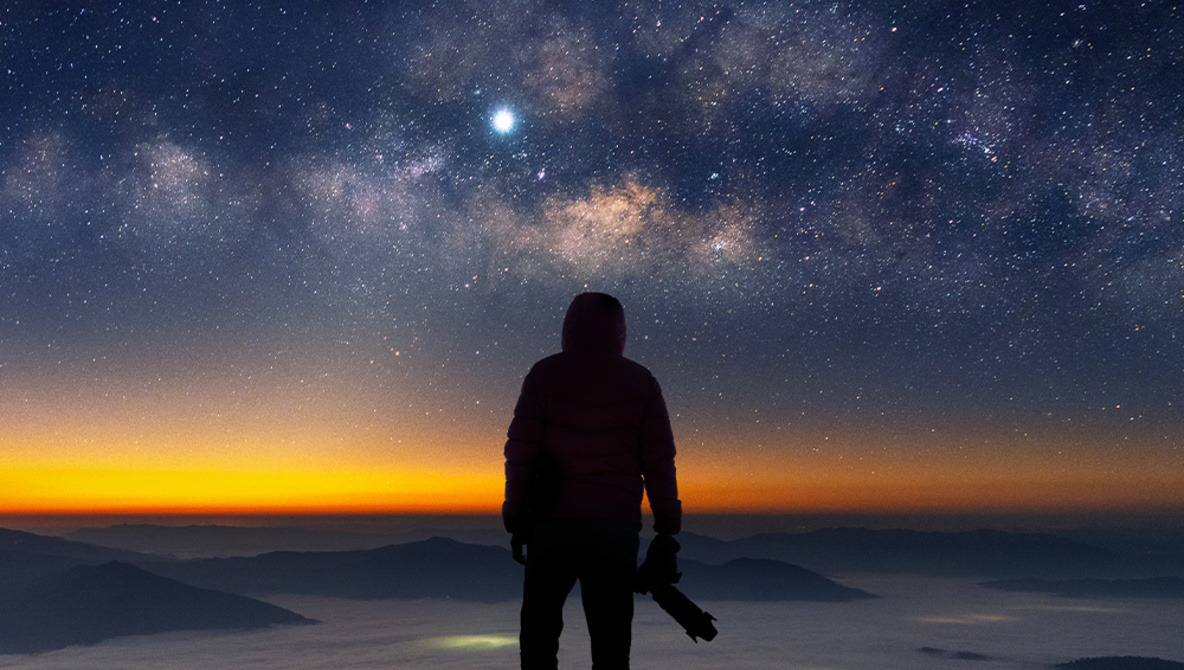
#> input picture Used Images/img_1.png, 1184 x 670 px, found by its file name
$ python python_opencv_histogram.py
#> lines starting #> are read from the running program, lines starting #| are printed output that depends on the picture
import numpy as np
'''import cv2 as cv
from matplotlib import pyplot as plt

img = cv.imread('img_1.png')

# [4 lines of commented-out code are left out]
hist = cv.calcHist(([img], [0], None), [256], [0, 256])
plt.plot(hist)

# [8 lines of commented-out code are left out]
plt.show()
cv.waitKey(0)
cv.destroyAllWindows()'''


import numpy as np
import cv2 as cv
from matplotlib import pyplot as plt

img = cv.imread('img_1.png')
#> img is the input picture: shape (670, 1184, 3); mean B, G, R 77.6, 69.9, 72.9

# Check if the image was loaded successfully
if img is None:
    print("Error: Failed to load the image file.")
    exit()

# Convert the image to grayscale
gray_img = cv.cvtColor(img, cv.COLOR_BGR2GRAY)
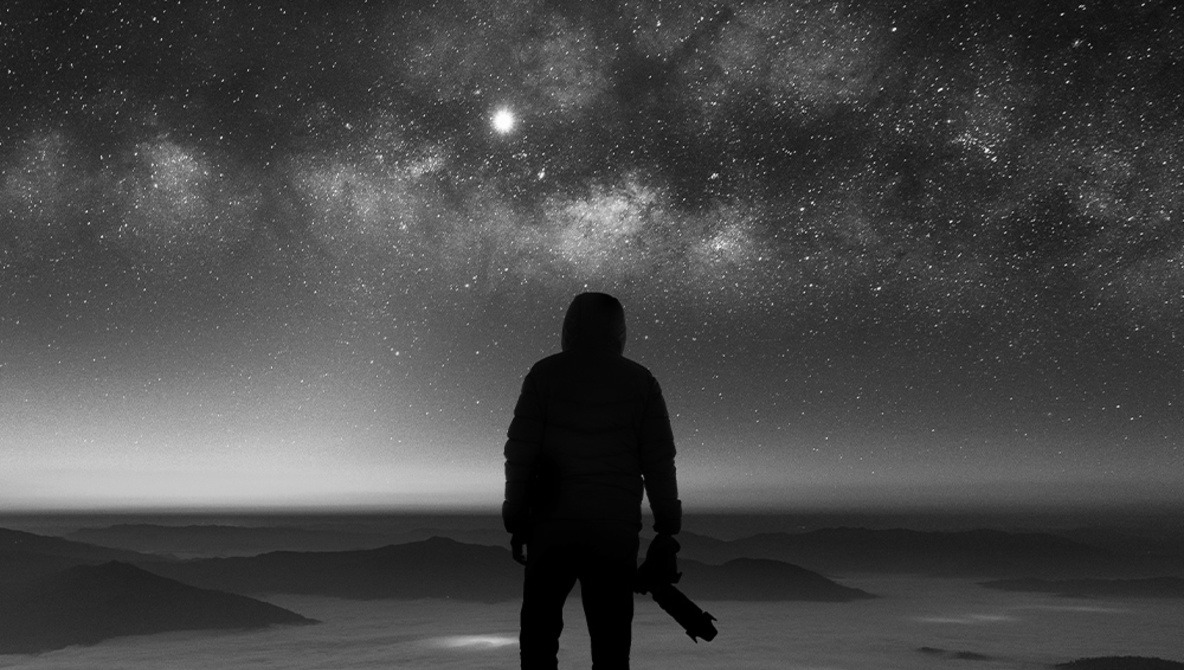
#> gray_img: shape (670, 1184); min 0, max 255, mean 71.6

# Calculate the histogram
hist = cv.calcHist([gray_img], [0], None, [256], [0, 256])
#> hist = 256 values, max 12753 at index 0, min 3 at index 241, mean 3098.8

# Plot the histogram
plt.plot(hist)

# Display the image and histogram
cv.imshow('img', img)
plt.show()
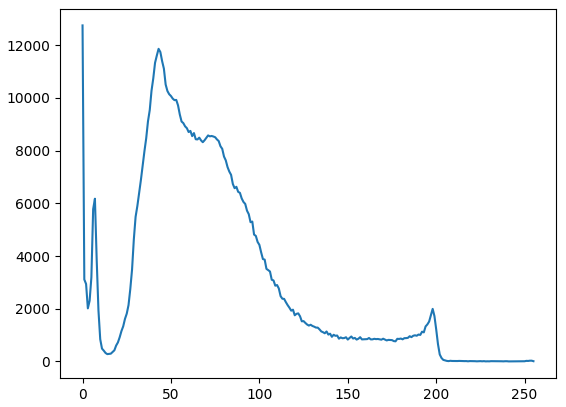
#> figure drawn by matplotlib, 1 panel; curve peaks at x = 0, y = 12753

cv.waitKey(0)
cv.destroyAllWindows()

$ run again, with Used Images/img_25.png copied over Used Images/img_1.png
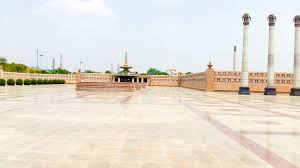
#> input picture Used Images/img_25.png, 300 x 168 px, found by its file name
#> img is the input picture: shape (168, 300, 3); mean B, G, R 211.6, 221.7, 228.3
#> `gray_img = cv.cvtColor(img, cv.COLOR_BGR2GRAY)`:
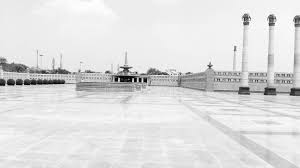
#> gray_img: shape (168, 300); min 1, max 255, mean 222.6
#> hist = 256 values, max 3689 at index 237, min 0 at index 0, mean 196.9
#> `plt.show()`:
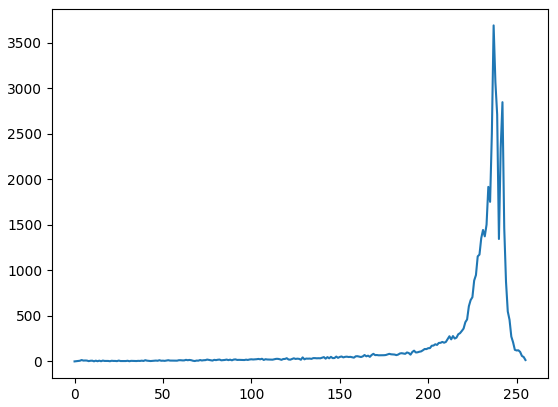
#> figure drawn by matplotlib, 1 panel; curve peaks at x = 237, y = 3689

$ run again, with Used Images/img_3.png copied over Used Images/img_1.png
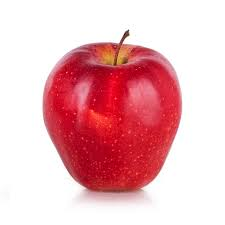
#> input picture Used Images/img_3.png, 225 x 225 px, found by its file name
#> img is the input picture: shape (225, 225, 3); mean B, G, R 188.7, 183.2, 235.7
#> `gray_img = cv.cvtColor(img, cv.COLOR_BGR2GRAY)`:
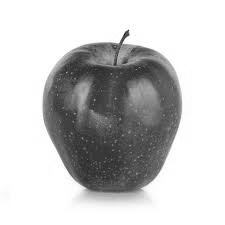
#> gray_img: shape (225, 225); min 14, max 255, mean 199.6
#> hist = 256 values, max 27828 at index 255, min 0 at index 0, mean 197.8
#> `plt.show()`:
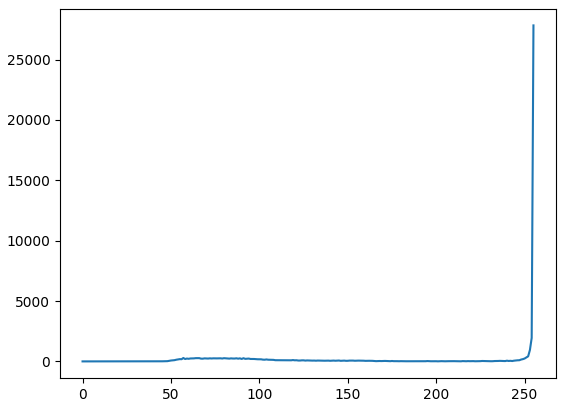
#> figure drawn by matplotlib, 1 panel; curve peaks at x = 255, y = 27828
